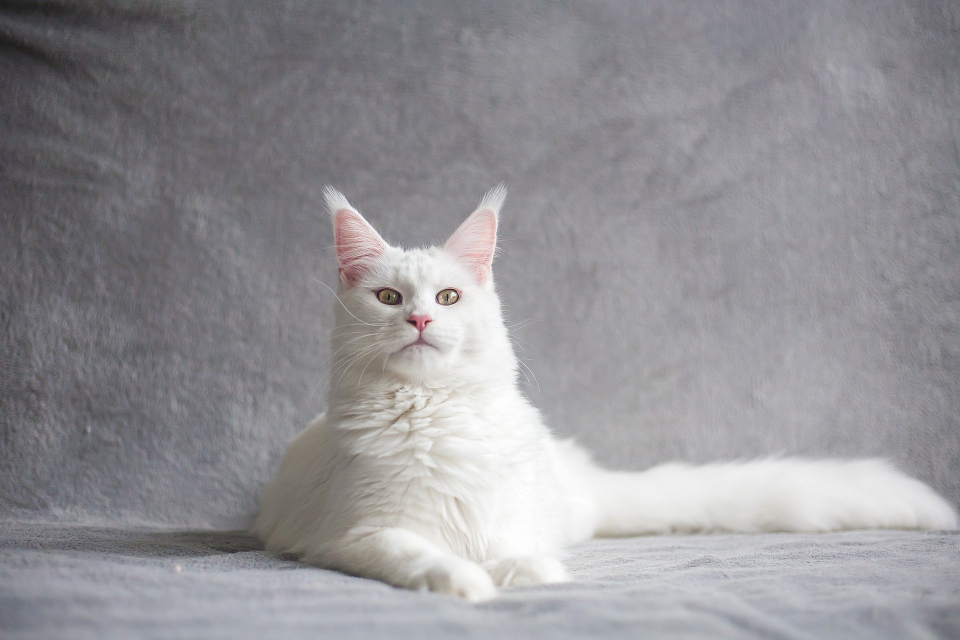
#> input picture Sharpening/Gradient/images/cat.jpeg, 1920 x 1280 px (shown at 1/2 size)
$ jupyter execute Robert_Cross.ipynb
#> lines starting #> are read from the running program, lines starting #| are printed output that depends on the picture
[cell 1]
import pandas as pd
import numpy as np
from PIL import Image

[cell 2]
img = Image.open('images/cat.jpeg').convert('L').resize((640 // 2,426 // 2))
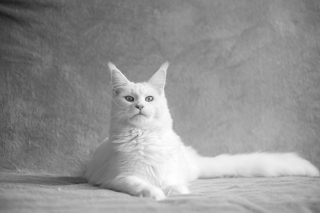
#> img: PIL image 320x213 L; min 29, max 254, mean 147.4
img

[cell 3]
imgMat = np.array(img)
imgMat

[cell 4]
vert_rcross_mask = np.array([[0,1],[-1,0]])
hori_rcross_mask = np.array([[1,0],[0,-1]])

[cell 5]
import math
def toArr(i,j):
    return np.array([imgMat[i-1][j-1],imgMat[i-1][j],imgMat[i][j-1],imgMat[i][j]])
edgeMat = imgMat.copy()
for i in range(1,len(imgMat)):
    for j in range(1,len(imgMat[0])):
        arr = toArr(i,j)
        x = sum(arr* vert_rcross_mask.flatten())
        y = sum(arr*hori_rcross_mask.flatten())
        edgeMat[i][j] = math.ceil(math.sqrt(x**2 + y**2))
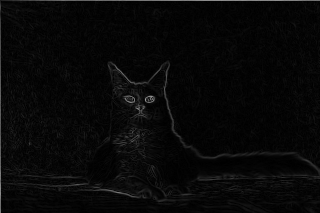
#> edgeMat: shape (213, 320); min 0, max 160, mean 7.9
